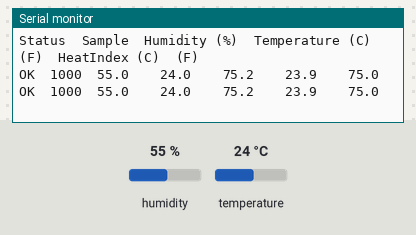
Simulated run of this sketch. Board: ESP8266 (NodeMCU). Shown: the last lines printed to the serial monitor. The inputs (shaded band) are chosen by the test bench; at power-on: humidity 55 %, temperature 24 °C.

Above: at 3.0 s.
3.1 s: humidity set to 22 %
At 4.3 s:
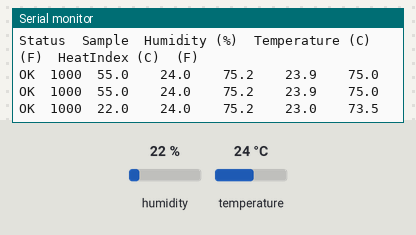
4.7 s: temperature set to 12 °C
At 6.1 s:
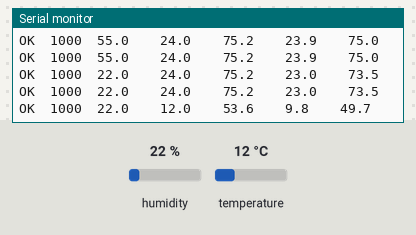
6.3 s: humidity set to 40 %
At 7.6 s:
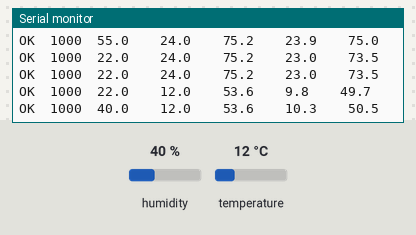
Timing chart, 0 to 9.3 s (numbered marks = the images above; inputs shaded):
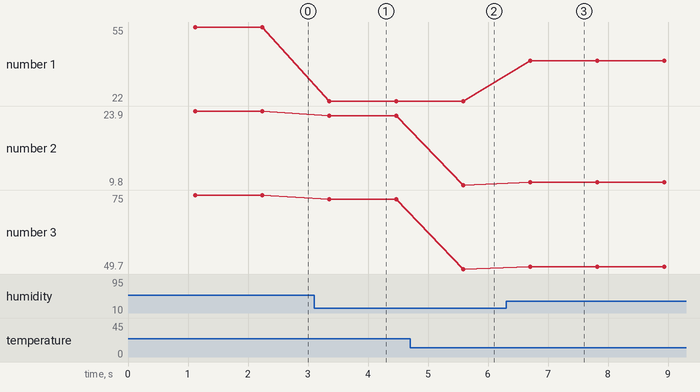

The sketch:

node-dht.ino
```cpp
/*
 * ESP8266 NodeMCU DHT11 - Humidity Temperature Sensor Example
 * https://circuits4you.com
 *
 * References
 * https://circuits4you.com/2017/12/31/nodemcu-pinout/
 *
 */

#include "DHTesp.h"
#define DHTpin D5    //D5 of NodeMCU is GPIO14
DHTesp dht;

void setup()
{
  Serial.begin(9600);
  Serial.println();
  Serial.println("Status\tSample\tHumidity (%)\tTemperature (C)\t(F)\tHeatIndex (C)\t(F)");

  // Autodetect is not working reliable, don't use the following line
  // dht.setup(17);

  // use this instead:
  dht.setup(DHTpin, DHTesp::DHT11); //for DHT11 Connect DHT sensor to GPIO 17

}

void loop()
{
  delay(dht.getMinimumSamplingPeriod()+106);

  float humidity = dht.getHumidity();
  float temperature = dht.getTemperature();

  Serial.print(dht.getStatusString());
  Serial.print("\t");
  Serial.print(dht.getMinimumSamplingPeriod());
  Serial.print("\t");
  Serial.print(humidity, 1);
  Serial.print("\t\t");
  Serial.print(temperature, 1);
  Serial.print("\t\t");
  Serial.print(dht.toFahrenheit(temperature), 1);
  Serial.print("\t\t");
  Serial.print(dht.computeHeatIndex(temperature, humidity, false), 1);
  Serial.print("\t\t");
  Serial.println(dht.computeHeatIndex(dht.toFahrenheit(temperature), humidity, true), 1);
}
```

Measured:
- after the input at 3.1 s, the serial monitor: prints a new line after 0.25 s (image 1)
- after the input at 4.7 s, the serial monitor: prints a new line after 0.89 s (image 2)
- after the input at 6.3 s, the serial monitor: prints a new line after 0.40 s (image 3)
- plotted number 1: 55 → 22 after the input at 3.1 s, 22 → 40 after the input at 6.3 s
- plotted number 2: 23.9 → 23 after the input at 3.1 s, 23 → 9.8 after the input at 4.7 s, 9.8 → 10.3 after the input at 6.3 s
- plotted number 3: 75 → 73.5 after the input at 3.1 s, 73.5 → 49.7 after the input at 4.7 s, 49.7 → 50.5 after the input at 6.3 s
